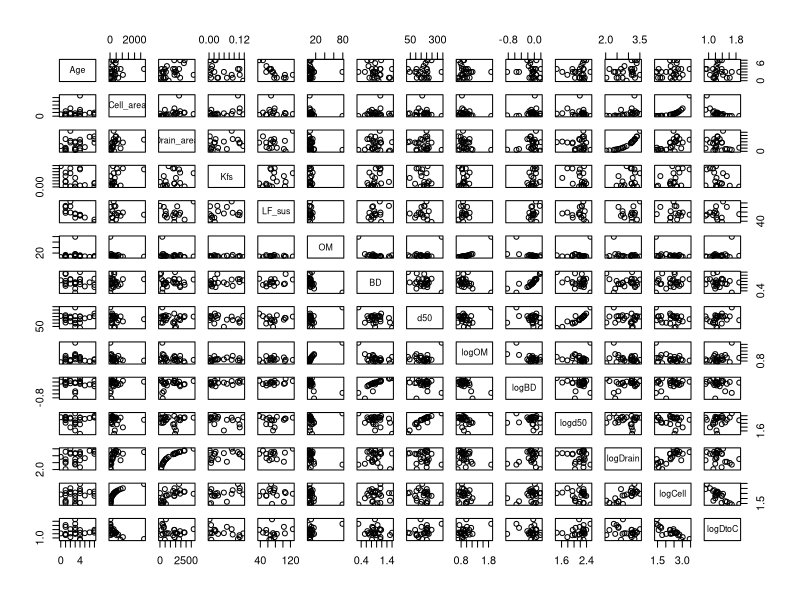
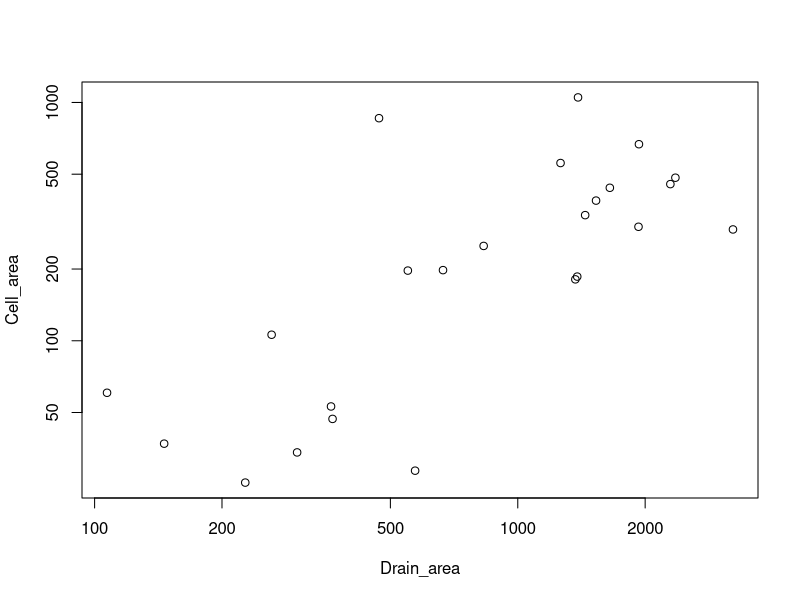

Write the R code that produced these figures, in order. (Note: this script raises an error after producing the figures.)
## ---- chunk 1
knitr::opts_chunk$set(echo = TRUE)

library(Hmisc)
library(nlme)
library(lme4)
library(MASS)

setwd("/Users/dcostel3/Desktop/Bioretention/2018 analysis")
## ---- chunk 2
soilchem <- read.csv(file="soil_metal_NEW.csv")
summary(soilchem)

#Outliers
soilchem[soilchem$Sample=="30a",'Zn'] <- NA
soilchem[soilchem$Sample=="12a",'Cu'] <- NA
#soilchem[soilchem$Sample=="22a2",'Pb'] <- NA

cell <- read.csv(file="cell_data_NEW.csv")
cell$Location_name <- as.character(cell$Location_name)
summary(cell)

#Calculate log variables
soilchem$logOM <- log10(soilchem$OM)
soilchem$logBD <- log10(soilchem$BD)
soilchem$logd50 <- log10(soilchem$d50)
cell$logDrain <- log10(cell$Drain_area)
cell$logDrain[which(is.infinite(cell$logDrain))] <- NA
cell$logCell <- log10(cell$Cell_area)
cell$logDtoC <- cell$logDrain/cell$logCell

#Merge both datasets
fullsoil <- merge(soilchem,cell[,c(2:10,13:15)],by="Cell_no")
summary(fullsoil)

## ---- chunk 3
#Calculate mean OM, BD, and d50 for cells
chemmean <- aggregate(soilchem[,c('OM','BD','d50','logOM','logBD','logd50')],
                      by=list(soilchem$Cell_no),median,na.rm=T)
cellmeans <- merge(cell,chemmean,by.x="Cell_no",by.y="Group.1")
cordata <- cellmeans[,c('Age','Cell_area','Drain_area','Kfs','LF_sus','OM','BD','d50',
                        'logOM','logBD','logd50','logDrain','logCell','logDtoC')]

#Pairwise correlations (uses Hmisc package)
pairs(cordata)
rcorr(as.matrix(cordata))

#Cell to drainage sizes
with(cordata[cordata$Cell_area<2000,],cor.test(logCell,logDrain))
plot(Cell_area~Drain_area,data=cordata[cordata$Cell_area<2000,],log="xy")

#Regular regression
rmod <- lm(logCell~logDrain,data=cordata)
summary(rmod)
#Regression testing slope = 1
rmod2 <- lm(logCell~logDrain+offset(logDrain),data=cordata)
summary(rmod2)

10^(rmod2$coef[1])

#Even without the large Mayfield Lib cite, there is a correlation between drain area and log cell area
## ---- chunk 4
t.test(cell$LF_sus,cell$Adj_LF,paired=T)

t.test(cell$HF_sus,cell$Adj_HF,paired=T)
## ---- chunk 5
t.test(logBD~Retrofit,data=cellmeans)
t.test(logOM~Retrofit,data=cellmeans)
t.test(Kfs~Retrofit,data=cellmeans)
t.test(logd50~Retrofit,data=cellmeans)
t.test(LF_sus~Retrofit,data=cellmeans)
## ---- chunk 6
plot(Zn~Age,data=fullsoil)

Znmod <- lme(log(Zn)~Age*Depth*Location,random=~1|Cell_no,data=fullsoil,na.action=na.omit)
anova(Znmod)
plot(Znmod)

#Simplify the model to remove NS terms to get better parameter estimates
Znmodsim <- lme(log(Zn)~Age*Depth,random=~1|Cell_no,data=fullsoil,na.action=na.omit,method="ML")
Znmodsim2 <- lme(log(Zn)~Age+Depth,random=~1|Cell_no,data=fullsoil,na.action=na.omit,method="ML")
anova(Znmodsim,Znmodsim2)
summary(Znmodsim2)

#Test for significance of the random effect
Znmod_noME <- lm(log(Zn)~Age+Depth,data=fullsoil)
anova(Znmodsim,Znmod_noME)
  #Yes, retain random effect
## ---- chunk 7

#Test models with new variables

#STEP 1, including one additional
candvar <- c('Cell_area','OM','BD','d50','Drain_area','DtoC','Kfs','LF_sus','HF_sus',
             'logOM','logBD','logd50','logDrain','logCell','logDtoC','Retrofit')
loc <- which(names(fullsoil) %in% candvar)
names(fullsoil)[loc]

Znresult <- data.frame("Variable"=names(fullsoil)[loc],"Pval"=NA)

for(i in 1:length(candvar)){
  Zndata <- fullsoil[,c(1,5:6,17,loc[i])]
  Zndata <- Zndata[complete.cases(Zndata),]
  
  MZn1 <- lmer(log(Zn)~Age+Depth+(1|Cell_no),data=Zndata,REML=F)
  MZn2 <- lmer(log(Zn)~Age+Depth+Zndata[[5]]+(1|Cell_no),data=Zndata,REML=F)
  
  Znresult$Pval[i] <- anova(MZn2,MZn1)$P[2]
}

Znresult
#INCLUDE logOM (p<0.001) first.

#REFINE THE Zn MODEL
MZn2 <- lmer(log(Zn)~Age+Depth+logOM+(1|Cell_no),data=fullsoil,REML=F)
MZn2.1 <- lmer(log(Zn)~Age+Depth*logOM+(1|Cell_no),data=fullsoil,REML=F)
anova(MZn2,MZn2.1)

MZn2.2 <- lmer(log(Zn)~Age+Depth+logOM+logOM:Age+(1|Cell_no),data=fullsoil,REML=F)
anova(MZn2.2,MZn2)
  #No signficant interactions between OM and other variables

#STEP 2 - See if other variables besides OM should be included
candvar <- c('Cell_area','BD','d50','Drain_area','DtoC','Kfs','LF_sus','HF_sus',
             'logCell','logDrain','logDtoC','logBD','logd50','Retrofit')
loc <- which(names(fullsoil) %in% candvar)
names(fullsoil)[loc]

Znresult <- data.frame("Variable"=names(fullsoil)[loc],"Pval"=NA)

for(i in 1:length(candvar)){
  Zndata <- fullsoil[,c(1,5:6,14,17,loc[i])]
  Zndata <- Zndata[complete.cases(Zndata),]
  
  MZn1 <- lmer(log(Zn)~Age+Depth+logOM+(1|Cell_no),data=Zndata,REML=F)
  MZn2 <- lmer(log(Zn)~Age+Depth+logOM+Zndata[[6]]+(1|Cell_no),data=Zndata,REML=F)
  
  Znresult$Pval[i] <- anova(MZn2,MZn1)$P[2]
}

Znresult
#No other variables are worth including.

#FINAL MODEL
MZn2.1 <- lmer(log(Zn)~Age+Depth+logOM+(1|Cell_no),data=fullsoil,REML=F)
summary(MZn2.1)
plot(MZn2.1)

MZn2.1nlme <- lme(log(Zn)~Age+Depth+log(OM),random=~1|Cell_no,data=fullsoil,na.action=na.omit)
anova(MZn2.1nlme)
## ---- chunk 8
plot(Cu~Age,data=fullsoil,col=as.numeric(Depth))

Cumod <- lme(log(Cu)~Age*Depth*Location,random=~1|Cell_no,data=fullsoil,na.action=na.omit)
anova(Cumod)
plot(Cumod)

#Simplify the model to remove NS terms to get better parameter estimates
Cumodsim <- lme(log(Cu)~Age*Depth,random=~1|Cell_no,data=fullsoil,na.action=na.omit,method="ML")
summary(Cumodsim)

#Test for significance of the random effect
Cumod_noME <- lm(log(Cu)~Age*Depth,data=fullsoil)
anova(Cumodsim,Cumod_noME)
  #Yes, retain random effect
## ---- chunk 9

#Test models with new variables

#STEP 1, including one additional
candvar <- c('Cell_area','OM','BD','d50','Drain_area','DtoC','Kfs','LF_sus','HF_sus',
             'logOM','logBD','logd50','logDrain','logCell','logDtoC','Retrofit')
loc <- which(names(fullsoil) %in% candvar)
names(fullsoil)[loc]

Curesult <- data.frame("Variable"=names(fullsoil)[loc],"Pval"=NA)

for(i in 1:length(candvar)){
  Cudata <- fullsoil[,c(1,3,6,17,loc[i])]
  Cudata <- Cudata[complete.cases(Cudata),]
  
  MCu1 <- lmer(log(Cu)~Age*Depth+(1|Cell_no),data=Cudata,REML=F)
  MCu2 <- lmer(log(Cu)~Age*Depth+Cudata[[5]]+(1|Cell_no),data=Cudata,REML=F)
  
  Curesult$Pval[i] <- anova(MCu2,MCu1)$P[2]
}

Curesult
#INCLUDE logOM (p=0.006).

#REFINE THE Cu MODEL
MCu2 <- lmer(log(Cu)~Age*Depth+logOM+(1|Cell_no),data=fullsoil,REML=F)
MCu2.1 <- lmer(log(Cu)~Age*Depth+logOM+logOM:Depth+(1|Cell_no),data=fullsoil,REML=F)
anova(MCu2,MCu2.1)

MCu2.2 <- lmer(log(Cu)~Age*Depth+logOM+logOM:Age+(1|Cell_no),data=fullsoil,REML=F)
anova(MCu2.2,MCu2)

MCu2.3 <- lmer(log(Cu)~Age*Depth*logOM+(1|Cell_no),data=fullsoil,REML=F)
anova(MCu2.3,MCu2)
  #No signficant interactions between OM and other variables

#STEP 2 - See if other variables besides OM should be included
candvar <- c('Cell_area','BD','d50','Drain_area','DtoC','Kfs','LF_sus','HF_sus',
             'logCell','logDrain','logDtoC','logBD','logd50','Retrofit')
loc <- which(names(fullsoil) %in% candvar)
names(fullsoil)[loc]

Curesult <- data.frame("Variable"=names(fullsoil)[loc],"Pval"=NA)

for(i in 1:length(candvar)){
  Cudata <- fullsoil[,c(1,3,6,14,17,loc[i])]
  Cudata <- Cudata[complete.cases(Cudata),]
  
  MCu1 <- lmer(log(Cu)~Age*Depth+logOM+(1|Cell_no),data=Cudata,REML=F)
  MCu2 <- lmer(log(Cu)~Age*Depth+logOM+Cudata[[6]]+(1|Cell_no),data=Cudata,REML=F)
  
  Curesult$Pval[i] <- anova(MCu2,MCu1)$P[2]
}

Curesult
#No other variables are worth including.

#FINAL MODEL
MCu2 <- lmer(log(Cu)~Age*Depth+logOM+(1|Cell_no),data=fullsoil,REML=F)
summary(MCu2)
plot(MCu2)

MCu2nlme <- lme(log(Cu)~Age*Depth+logOM,random=~1|Cell_no,data=fullsoil,na.action=na.omit)
anova(MCu2nlme)
## ---- chunk 10
plot(log10(Pb)~Age,data=fullsoil,col=as.numeric(Depth))

Pbmod <- lme(log(Pb)~Age*Depth*Location,random=~1|Cell_no,data=fullsoil,na.action=na.omit)
anova(Pbmod)
plot(Pbmod)

#Simplify the model to remove NS terms to get better parameter estimates
Pbmodsim <- lme(log(Pb)~Age*Depth,random=~1|Cell_no,data=fullsoil,na.action=na.omit,method="ML")
Pbmodsim2 <- lme(log(Pb)~Age+Depth,random=~1|Cell_no,data=fullsoil,na.action=na.omit,method="ML")
anova(Pbmodsim,Pbmodsim2)
Pbmodsim3 <- lme(log(Pb)~Age,random=~1|Cell_no,data=fullsoil,na.action=na.omit,method="ML")
anova(Pbmodsim2,Pbmodsim3)
summary(Pbmodsim2)
  #The interaction between depth and age is really close (p=0.07) so may want to maintain

#Test for significance of the random effect
Pbmod_noME <- lm(log(Pb)~Age*Depth,data=fullsoil)
anova(Pbmodsim,Pbmod_noME)
  #Yes, retain random effect
## ---- chunk 11

#Test models with new variables

#STEP 1, including one additional
candvar <- c('Cell_area','OM','BD','d50','Drain_area','DtoC','Kfs','LF_sus','HF_sus',
             'logOM','logBD','logd50','logDrain','logCell','logDtoC','Retrofit')
loc <- which(names(fullsoil) %in% candvar)
names(fullsoil)[loc]

Pbresult <- data.frame("Variable"=names(fullsoil)[loc],"Pval"=NA)

for(i in 1:length(candvar)){
  Pbdata <- fullsoil[,c(1,4,6,17,loc[i])]
  Pbdata <- Pbdata[complete.cases(Pbdata),]
  
  MPb1 <- lmer(log(Pb)~Age+Depth+(1|Cell_no),data=Pbdata,REML=F)
  MPb2 <- lmer(log(Pb)~Age+Depth+Pbdata[[5]]+(1|Cell_no),data=Pbdata,REML=F)
  
  Pbresult$Pval[i] <- anova(MPb2,MPb1)$P[2]
}

Pbresult
#INCLUDE logOM (p<0.001).

#REFINE THE Pb MODEL
MPb2 <- lmer(log(Pb)~Age+Depth+logOM+(1|Cell_no),data=fullsoil,REML=F)
MPb2.1 <- lmer(log(Pb)~Age+Depth+logOM+logOM:Depth+(1|Cell_no),data=fullsoil,REML=F)
anova(MPb2,MPb2.1)

MPb2.2 <- lmer(log(Pb)~Age+Depth+logOM+logOM:Age+(1|Cell_no),data=fullsoil,REML=F)
anova(MPb2.2,MPb2)
  #Significant age x log(OM) interaction

#STEP 2 - See if other variables besides OM should be included
candvar <- c('Cell_area','BD','d50','Drain_area','DtoC','Kfs','LF_sus','HF_sus',
             'logCell','logDrain','logDtoC','logBD','logd50','Retrofit')
loc <- which(names(fullsoil) %in% candvar)
names(fullsoil)[loc]

Pbresult <- data.frame("Variable"=names(fullsoil)[loc],"Pval"=NA)

for(i in 1:length(candvar)){
  Pbdata <- fullsoil[,c(1,4,6,14,17,loc[i])]
  Pbdata <- Pbdata[complete.cases(Pbdata),]
  
  MPb1 <- lmer(log(Pb)~Age+Depth+logOM+logOM:Age+(1|Cell_no),data=Pbdata,REML=F)
  MPb2 <- lmer(log(Pb)~Age+Depth+logOM+logOM:Age+Pbdata[[6]]+(1|Cell_no),data=Pbdata,REML=F)
  
  Pbresult$Pval[i] <- anova(MPb2,MPb1)$P[2]
}

Pbresult
#No other variables are worth including.

#FINAL MODEL
MPb2.2 <- lmer(log(Pb)~Age+Depth+logOM+logOM:Age+(1|Cell_no),data=fullsoil,REML=F)
summary(MPb2.2)
plot(MPb2.2)

MPb2nlme <- lme(log(Pb)~Age+Depth+logOM+Age:logOM,random=~1|Cell_no,data=fullsoil,na.action=na.omit)
anova(MPb2nlme)

#Predictions to try and interpret the model
newage <- seq(0,7)
highOM <- predict(MPb2.2,newdata=list(Age=newage,Depth=rep("0 to 10",8),logOM=rep(log10(80),8)),re.form=~0)
lowOM <- predict(MPb2.2,newdata=list(Age=newage,Depth=rep("0 to 10",8),logOM=rep(log10(5),8)),re.form=~0)

plot(Pb~Age,data=fullsoil)
lines(newage,exp(highOM))
lines(newage,exp(lowOM))
